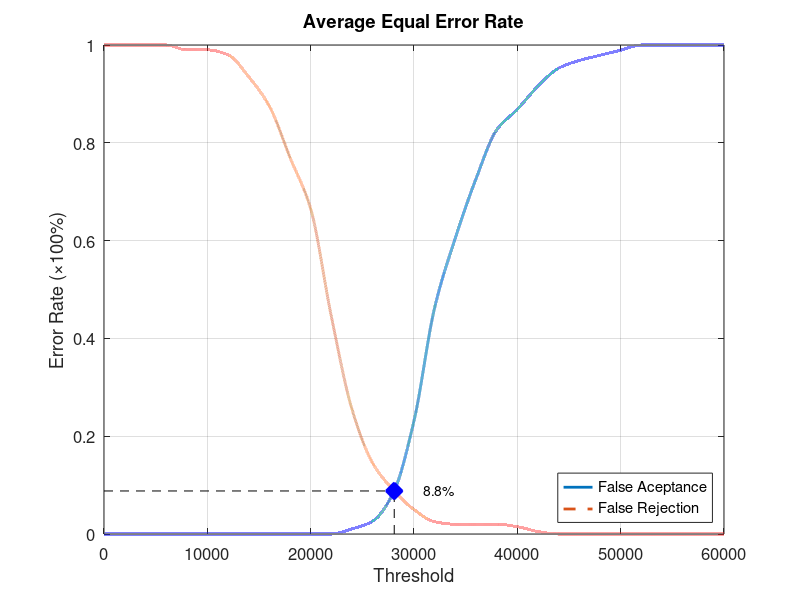
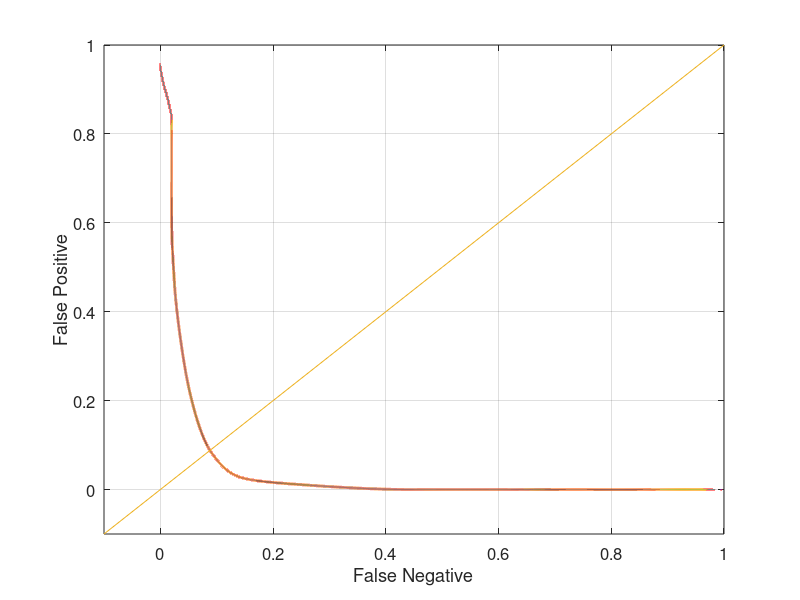

MATLAB code to generate these figures, in order:
function yEER = Database5_2
close all;
clear;
clc;
x = 0:2000:60000;
xq = 0:0.5:60000;

y0 = [0 0 0 0 0 0 0 0 0 0 0 0 0.0105263 0.0263158 0.0842105 0.231579 0.463158 0.605263 0.726316 0.826316 0.868421 0.915789 0.952632 0.968421 0.978947 0.989474 1 1 1 1 1];
yy0 = interp1(x, y0, xq, 'pchip');
y1 = [1 1 1 1 0.99 0.99 0.98 0.935 0.875 0.77 0.665 0.445 0.255 0.145 0.09 0.05 0.025 0.02 0.02 0.02 0.015 0.005 0 0 0 0 0 0 0 0 0];
yy1 = interp1(x, y1, xq, 'pchip');

% Calculating EER: 
y2 = abs(y0 - y1);
find(y2 == min(y2))
yy2 = abs(yy0 - yy1);
xEER = find(yy2 == min(yy2));
xEERIndex = xq(xEER) % X-axis EER
yEER = yy0(xEER) % Y-axis EER

main = figure
plot(xq, yy0,'-','LineWidth', 2);	hold on
plot(xq, yy1,'--','LineWidth', 2);	hold on
plot([xEERIndex xEERIndex], [0 yEER], 'k--');	hold on
plot([0 xEERIndex], [yEER yEER], 'k--');	hold on
plot(xEERIndex, yEER, 'bx', 'LineWidth', 10);	hold on
text(xEERIndex + 10 * xEERIndex / 100, yEER, [num2str(round((10000 * yEER)) / 100) '%'])
legend('False Aceptance', 'False Rejection', 'Location', 'SouthEast')
xlabel('Threshold')
ylabel('Error Rate (\times100%)')
title('Average Equal Error Rate')
set(gca, 'FontSize', 12)
axis([0 60000 0 1])
grid on

print(main, 'Database5_2Main', '-dpng');
FNRxFPR = figure('Color', [1 1 1]);
plot(yy1, yy0, '-', yy1, yy0, 'LineWidth', 2);
hold on
y = -0.1:0.1:1
plot(y, y); 
set(gca, 'FontSize', 12)
xlabel('False Negative')
ylabel('False Positive')
axis([-0.1 1 -0.1 1])
set(gca, 'FontSize', 12)
grid on

print(FNRxFPR, 'Database5_2FNRxFPR','-dpng');
end
